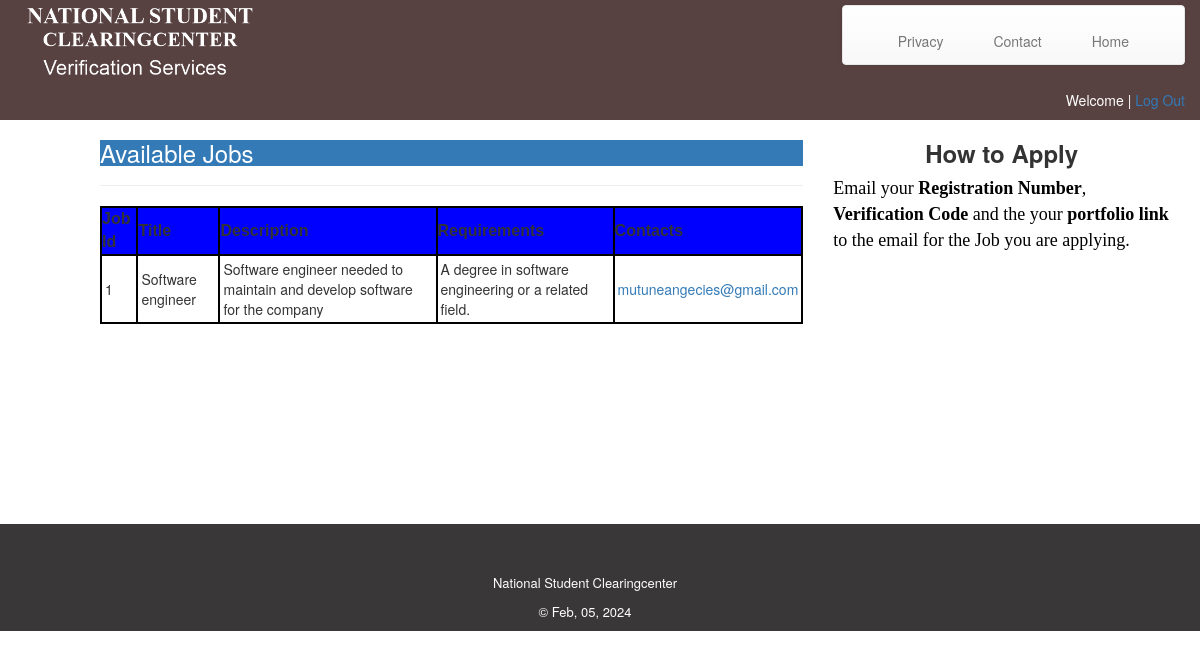
The app's page /vericert/jobs.php with its own data.
### tables this page shows
CREATE TABLE IF NOT EXISTS `jobs` (
  `id` int(11) NOT NULL AUTO_INCREMENT,
  `title` varchar(255) NOT NULL,
  `description` varchar(255) NOT NULL,
  `requirements` varchar(255) NOT NULL,
  `contacts` varchar(200) NOT NULL,
  PRIMARY KEY (`id`)
);

### vericert/jobs.php (the view, shortened to what this page needs)
<?php
 $login_session= $_SESSION['username'];
?>
<!DOCTYPE html>
<html>
<head>
    <link rel="stylesheet" href="jobs/bootstrap/css/bootstrap.min.css">
    <link rel="stylesheet" href="jobs/css/styles.css">
    <link rel="stylesheet" href="jobs/css/untitled.css">
    <link rel="stylesheet" href="jobs/css/untitled-1.css">
</head>
<body>
    <header>
        <div class="container" id="topcontainer"><img src="jobs/img/headerlogo2.PNG" height="90">
            <nav class="navbar navbar-default">
                <div class="container-fluid">
                    <div class="navbar-header">
                        <a class="navbar-brand navbar-link" href="#"> </a>
                    </div>
                    <div class="collapse navbar-collapse" id="navcol-1">
                        <ul class="nav navbar-nav">
                            <li role="presentation"><a href="#">Privacy </a></li>
                            <li role="presentation"><a href="contact.php">Contact </a></li>
                            <li role="presentation"><a href="index.php">Home </a></li>
                        </ul>
                    </div>
                </div>
            </nav>
            <p class="text-right" id="head">Welcome <strong> <?php echo $login_session;?> </strong>| <a href="logout.php">Log Out</a></p>
        </div>
    </header>
    <section id="mid">
        <form>
            <div class="row">
                <div class="col-md-8 col-md-offset-0">
                    <div class="page-header">
                        <h3 class="text-primary bg-primary">Available Jobs</h3></div>
                        <?php
$db = new mysqli('localhost', 'root', '', 'vericert' );
$query = "SELECT * FROM jobs ";
$result = mysqli_query($db, $query);
if($result->num_rows > 0) {
   echo "<table><tr>
   <th>Job Id</th> <th><b>Title</th> <th>Description</th> <th>Requirements</th> <th>Contacts</th></tr>";
 while($row = $result->fetch_assoc()) {
	 echo  "<tr><td>" .$row["id"].  "</td>
	 <td>" .$row["title"]. "</a></td>
	 <td>" .$row["description"]. "</td>
	 <td>" .$row["requirements"]. "</td>
	 <td><a href='mailto:'>".$row["contacts"]. "</a></td>
	  </tr>" ;
    }
	echo "</table>";
    };
?>
                </div>
                <div class="col-md-4">
                    <h3 class="text-center"><strong>How to Apply</strong></h3>
                    <p class="how">Email your <strong>Registration Number</strong>, <strong>Verification Code</strong> and the your <strong>portfolio link</strong> to the email for the Job you are applying.</p>
                </div>
            </div>
        </form>
    </section>
    <footer>
        <div class="row">
            <div class="col-md-4 col-md-offset-4" id="footer">
                <p class="text-center">National Student Clearingcenter </p>
                <p class="text-center"> &copy; <?php echo DATE("M, d, Y");?></p>
            </div>
        </div>
    </footer>
</body>
</html>

### vericert/jobs/css/styles.css (style rules this page uses)
img { padding:3px; }
footer { height:auto; background-color:rgb(57,55,55); width:100%; }
p.text-center { color:white; font-size:small; }
div.row { width:100%; height:auto; }
div#footer.col-md-4.col-md-offset-4 { padding-top:50px; }
p { color:rgb(1,1,1); }
nav.navbar.navbar-default { float:right; height:60px; margin-top:5px; }
p#head.text-right { color:white; }
.page-header { padding-bottom:9px; margin-top:0px; }
form { height:auto; display:block; margin-bottom:10px; width:auto; }
section#mid { background-color:white; height:auto; width:inherit; display:block; margin-left:100px; margin-bottom:200px; }
section { height:auto; width:300px; display:block; margin-left:50px; }
li { margin:10px; }
div#topcontainer.container { height:120px; width:inherit; background-color:rgb(88,65,65); }
p.how { font-size:large; font-family:vernada; }
table, td { border: 2px solid black; padding: 3px; }
th { font-family:Verdana, Geneva, sans-serif; font-size:16px; border: 2px solid black; background-color:#00F; }

### records on screen
jobs: id "1", title "Software engineer", description "Software engineer needed to maintain and develop software for the company", requirements "A degree in software engineering or a related field.", contacts "mutuneangecies@gmail.com"

### other values on screen
DATE("M, d, Y") "Feb, 05, 2024"
